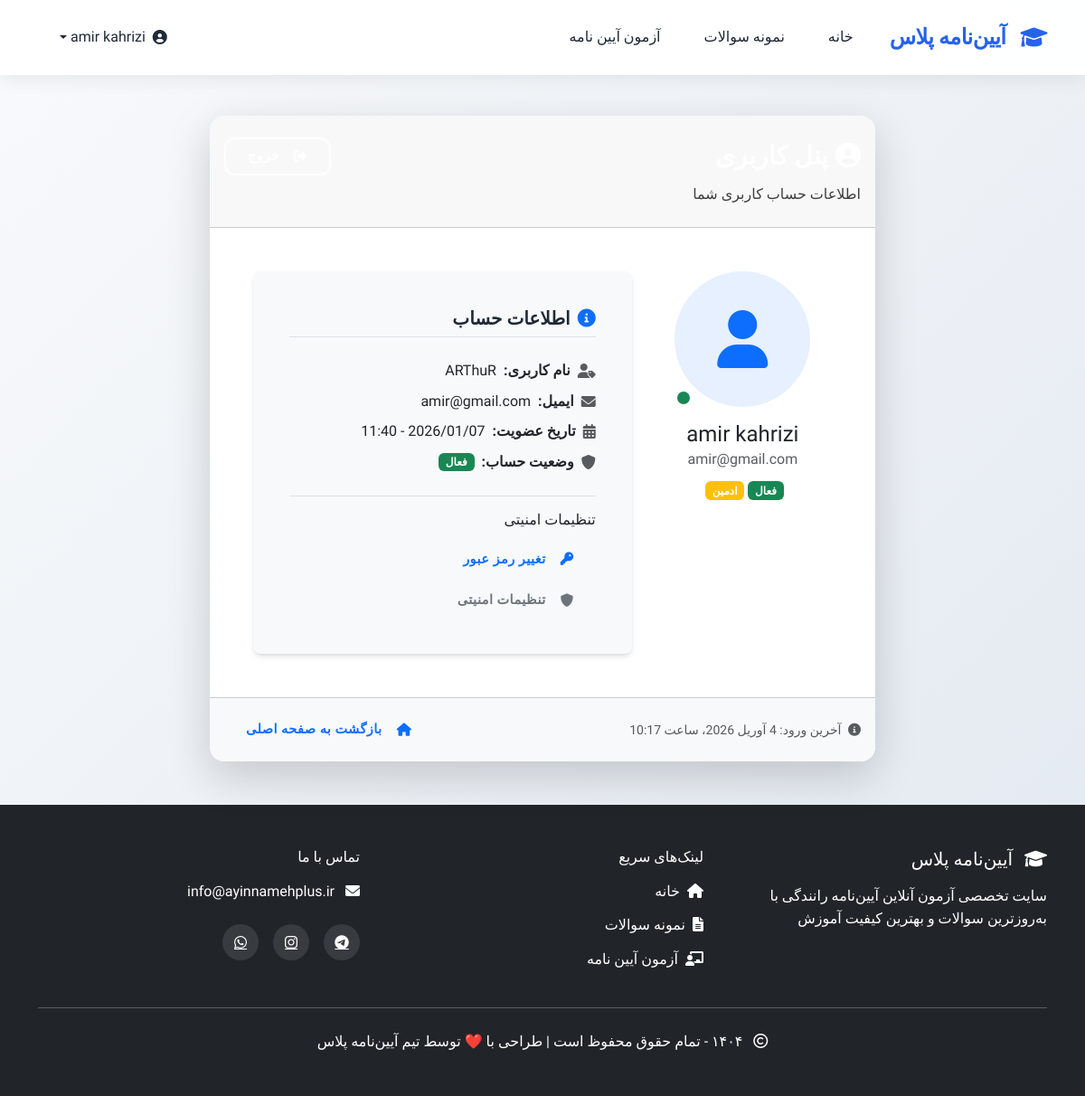
Page /account/panel/ (signed in) on the earlier database version.
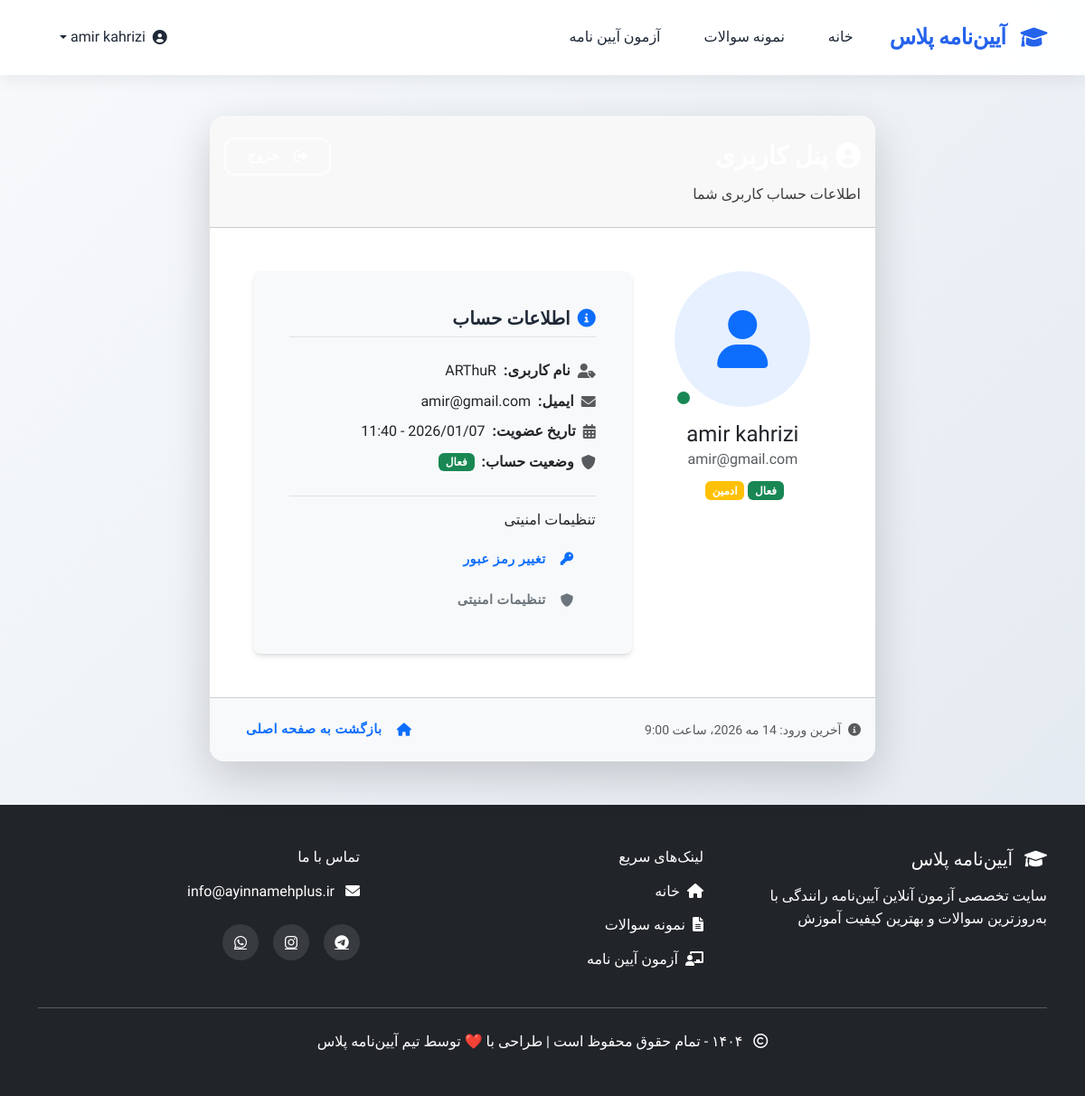
Same page on the later database version.
### account_module/models.py (models this page shows, shortened)
class User(AbstractUser):
    email = models.EmailField(null=True, blank=True, verbose_name='ایمیل')
    phone_number = models.CharField(max_length=11, unique=True, verbose_name='شماره موبایل')
    is_verified = models.BooleanField(default=False, verbose_name='تایید شده')
    exam_attempts = models.PositiveIntegerField(default=0, verbose_name='تعداد آزمون‌های رایگان امروز')
    last_attempt_date = models.DateField(null=True, blank=True, verbose_name='تاریخ آخرین آزمون')
    has_paid_for_exam = models.BooleanField(default=False, verbose_name='آیا برای آزمون پرداخت کرده است؟')
    username = models.CharField(max_length=150, unique=True, null=True, blank=True, verbose_name='نام کاربری')
    USERNAME_FIELD = 'phone_number'
    REQUIRED_FIELDS = ['first_name', 'last_name']
    objects = UserManager()
    class Meta:
        verbose_name = 'کاربر'
        verbose_name_plural = 'کاربران'

### account_module/views.py (the view)
# urls.py: path('panel/', views.user_panel_view, name='user_panel_page'),
def user_panel_view(request):
    if not request.user.is_authenticated:
        return redirect('sign_in_page')
    context = {
        'user': request.user,
        'full_name': request.user.get_full_name() or request.user.email,
        'email': request.user.email,
        'is_active': 'فعال' if request.user.is_active else 'غیرفعال',
        'is_staff': 'ادمین' if request.user.is_staff else 'کاربر عادی',
        'date_joined': request.user.date_joined.strftime('%Y/%m/%d - %H:%M')
    }
    return render(request, 'account_module/user_panel.html', context)

### account_module/templates/account_module/user_panel.html (shortened to what the changed rows need)
{% extends 'shared/_layout.html' %}
{% load static %}
{% block content %}
    <div class="user-panel-page">
        <div class="container py-5">
            <div class="row justify-content-center">
                <div class="col-md-10 col-lg-8">
                    <div class="card border-0 shadow-lg rounded-4 overflow-hidden">
                        <div class="card-body p-4 p-md-5">
                            <div class="row">
                                <div class="col-md-4 text-center mb-4 mb-md-0">
                                    <div class="position-relative d-inline-block">
                                        <div class="user-avatar bg-primary bg-opacity-10 d-flex align-items-center justify-content-center rounded-circle" style="width: 150px; height: 150px; font-size: 4rem;">
                                        </div>
                                        <span class="position-absolute bottom-0 end-0 bg-success rounded-circle border border-3 border-white" style="width: 20px; height: 20px;"></span>
                                    </div>
                                    <h4 class="mt-3 mb-0">{{ full_name }}</h4>
                                    <p class="text-muted mb-0">{{ email }}</p>
                                    <div class="mt-2">
                                        <span class="badge bg-{{ user.is_active|yesno:'success,secondary' }}">
                                        </span>
                                        <span class="badge bg-{{ user.is_staff|yesno:'warning,info' }} me-1">
                                        </span>
                                    </div>
                                </div>
                                <div class="col-md-8">
                                    <div class="card bg-light border-0 rounded-3 h-100">
                                        <div class="card-body">
                                            <div class="mb-3">
                                                <div class="d-flex align-items-center mb-2">
                                                    <i class="fas fa-user-tag text-muted me-2"></i>
                                                    <span class="fw-bold me-2">نام کاربری:</span>
                                                    <span>{{ user.username }}</span>
                                                </div>
                                                <div class="d-flex align-items-center mb-2">
                                                    <i class="fas fa-envelope text-muted me-2"></i>
                                                    <span class="fw-bold me-2">ایمیل:</span>
                                                    <span>{{ user.email }}</span>
                                                </div>
                                            </div>
                                        </div>
                                    </div>
                                </div>
                            </div>
                        </div>
                        <div class="card-footer bg-light py-3">
                            <div class="d-flex justify-content-between align-items-center">
                                <small class="text-muted">
                                    <i class="fas fa-info-circle me-1"></i>
                                    آخرین ورود: {{ user.last_login|default:'اولین ورود' }}
                                </small>
                                <a href="{% url 'first_page' %}" class="btn btn-sm btn-outline-primary">
                                    <i class="fas fa-home me-1"></i>بازگشت به صفحه اصلی
                                </a>
                            </div>
                        </div>
                    </div>
                </div>
            </div>
        </div>
    </div>
{% endblock %}

### templates/shared/_layout.html (shortened to what the changed rows need)
{% load render_partial %}
{% load static %}
<!DOCTYPE html>
<html lang="fa" dir="rtl" class="h-100">
<head>
    <link href="https://cdn.jsdelivr.net/npm/bootstrap@5.3.3/dist/css/bootstrap.rtl.min.css" rel="stylesheet">
    <link rel="stylesheet" href="https://cdnjs.cloudflare.com/ajax/libs/font-awesome/6.0.0/css/all.min.css">
    <link href="https://unpkg.com/aos@2.3.1/dist/aos.css" rel="stylesheet">
    <link rel="stylesheet" href="{% static 'css/style.css' %}">
</head>
<body class="d-flex flex-column">
    <nav class="navbar navbar-expand-lg navbar-dark fixed-top">
        <div class="container">
            <div class="collapse navbar-collapse" id="navbarNav">
                <ul class="navbar-nav">
                    {% if not user.is_authenticated %}
                        <li class="nav-item">
                            <a class="nav-link me-3" href="{% url 'sign_up_page' %}">
                                <i class="fas fa-user-plus d-lg-none me-2"></i>
                                ثبت‌ نام
                            </a>
                        </li>
                        <li class="nav-item">
                            <a style="color: black !important;" class="btn btn-outline-light" href="{% url 'sign_in_page' %}">
                                <i style="color: black !important;" class="fas fa-sign-in-alt me-1"></i>
                                ورود
                            </a>
                        </li>
                    {% else %}
                        <li class="nav-item dropdown">
                            <a class="nav-link dropdown-toggle d-flex align-items-center" href="#" role="button" data-bs-toggle="dropdown">
                                <i class="fas fa-user-circle me-2"></i>
                                {{ user.get_full_name|default:user.phone_number }}
                            </a>
                        </li>
                    {% endif %}
                </ul>
            </div>
        </div>
    </nav>
    <div class="content-wrapper">
        {% block content %}{% endblock %}
    </div>
</body>
</html>

Differences in the rows shown:
changed User "amir kahrizi": last_login "4 آوریل 2026، ساعت 10:17" → "14 مه 2026، ساعت 9:00"
